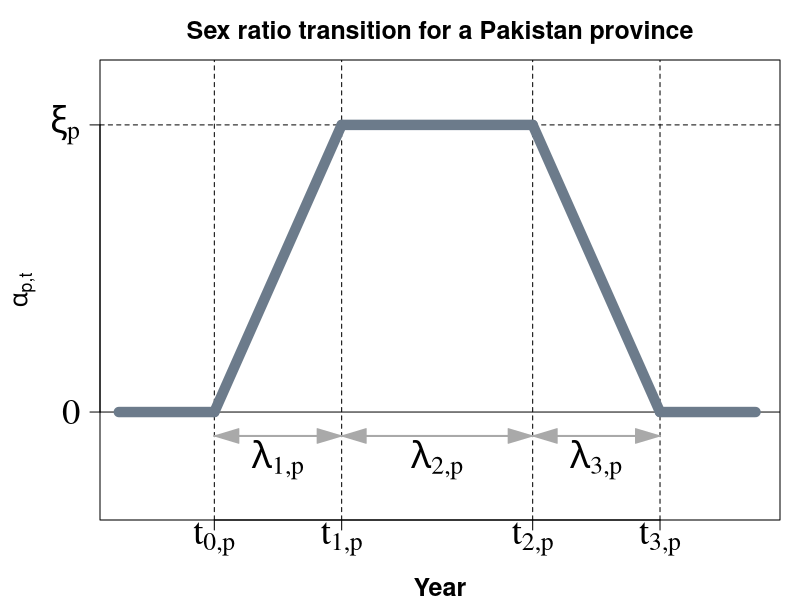

Generate this figure with R:


## illustration plot for adjustment model setting ##


# workdir <- "D:/Dropbox/SRB/fig/" #laptop
# workdir <- "/Users/FQ/Dropbox/SRB/fig/" #iMac

plot.dir <- "/Users/chaof/work/SRB_Pakistan/fig/M3/"
# install.packages("shape", dependencies = TRUE)
library(shape)

t0 <- 0
t1 <- 30
t2 <- 70
t3 <- 130
t4 <- 170
t.max <- 200

a1 <- 20
a2 <- 80
a.max <- 90
a.arrow1 <- 15
a.arrow2 <- 85
a.text1 <- a.arrow1 - 5
a.text2 <- a.arrow2 + 6

lwd.adj <- 10
lwd.arrow <- 2

col.adj <- "slategray4"
col.arrow <- "darkgray"

cex.symbol <- 2.2

arrow.length <- 0.5
arrow.width <- 0.3

########################################################################
########################################################################
pdf(paste0(plot.dir, "AdjModelSetting_tech_PAK.pdf"))
par(mar = c(4, 5, 3, 1), las = 1, cex.main = 1.5, cex.lab = 1.5, cex.axis = cex.symbol,
    font.lab = 2)
plot(y = 1:a.max, x = seq(2, t.max, t.max / a.max),
     type = "n", xaxt = "n", yaxt = "n",
     xlab = "Year", ylab = expression(alpha[paste(p,',',t)]), main = "Sex ratio transition for a Pakistan province")
axis(1, at = c(t1, t2, t3, t4), cex = 2.2,
     labels = c(expression(t[paste(0,',',p)]),
                expression(t[paste(1,',',p)]),
                expression(t[paste(2,',',p)]),
                expression(t[paste(3,',',p)])),
     col = 'black', col.axis = 1, col.ticks = 'black',
     font = 4, family = 'serif')
axis(2, at = c(a1, a2), cex = cex.symbol,
     labels = c(0, expression(xi[p])),
     col = 'black', col.axis = 1, col.ticks = 'black',
     font = 4, family = 'serif')

abline(h = a1)
abline(v = c(t1, t2, t3, t4), lty = 2)
abline(h = a2, lty = 2)
segments(x0 = t0, y0 = a1, x1 = t1, y1 = a1, lwd = lwd.adj, col = col.adj)
segments(x0 = t1, y0 = a1, x1 = t2, y1 = a2, lwd = lwd.adj, col = col.adj)
segments(x0 = t2, y0 = a2, x1 = t3, y1 = a2, lwd = lwd.adj, col = col.adj)
segments(x0 = t3, y0 = a2, x1 = t4, y1 = a1, lwd = lwd.adj, col = col.adj)
segments(x0 = t4, y0 = a1, x1 = t.max, y1 = a1, lwd = lwd.adj, col = col.adj)

segments(x0 = t1, y0 = a.arrow1, x1 = t4, y1 = a.arrow1,
         lwd = lwd.arrow, col = col.arrow)

Arrowhead(x0 = t1, y0 = a.arrow1, angle = 180, arr.length = arrow.length,
          arr.width = arrow.width, arr.adj = 1, arr.type = "triangle",
          lcol = col.arrow, arr.lwd = 1)
Arrowhead(x0 = t2, y0 = a.arrow1, angle = 0, arr.length = arrow.length,
          arr.width = arrow.width, arr.adj = 1, arr.type = "triangle",
          lcol = col.arrow, arr.lwd = 1)

Arrowhead(x0 = t2, y0 = a.arrow1, angle = 180, arr.length = arrow.length,
          arr.width = arrow.width, arr.adj = 1, arr.type = "triangle",
          lcol = col.arrow, arr.lwd = 1)
Arrowhead(x0 = t3, y0 = a.arrow1, angle = 0, arr.length = arrow.length,
          arr.width = arrow.width, arr.adj = 1, arr.type = "triangle",
          lcol = col.arrow, arr.lwd = 1)

Arrowhead(x0 = t3, y0 = a.arrow1, angle = 180, arr.length = arrow.length,
          arr.width = arrow.width, arr.adj = 1, arr.type = "triangle",
          lcol = col.arrow, arr.lwd = 1)
Arrowhead(x0 = t4, y0 = a.arrow1, angle = 0, arr.length = arrow.length,
          arr.width = arrow.width, arr.adj = 1, arr.type = "triangle",
          lcol = col.arrow, arr.lwd = 1)

text(x = (t1+t2)/2, y = a.text1, labels = expression(lambda[paste(1,',',p)]),
     col = 1, font = 4, family = 'serif', cex = cex.symbol)
text(x = (t2+t3)/2, y = a.text1, labels = expression(lambda[paste(2,',',p)]),
     col = 1, font = 4, family = 'serif', cex = cex.symbol)
text(x = (t3+t4)/2, y = a.text1, labels = expression(lambda[paste(3,',',p)]),
     col = 1, font = 4, family = 'serif', cex = cex.symbol)
dev.off()

## the end ##


